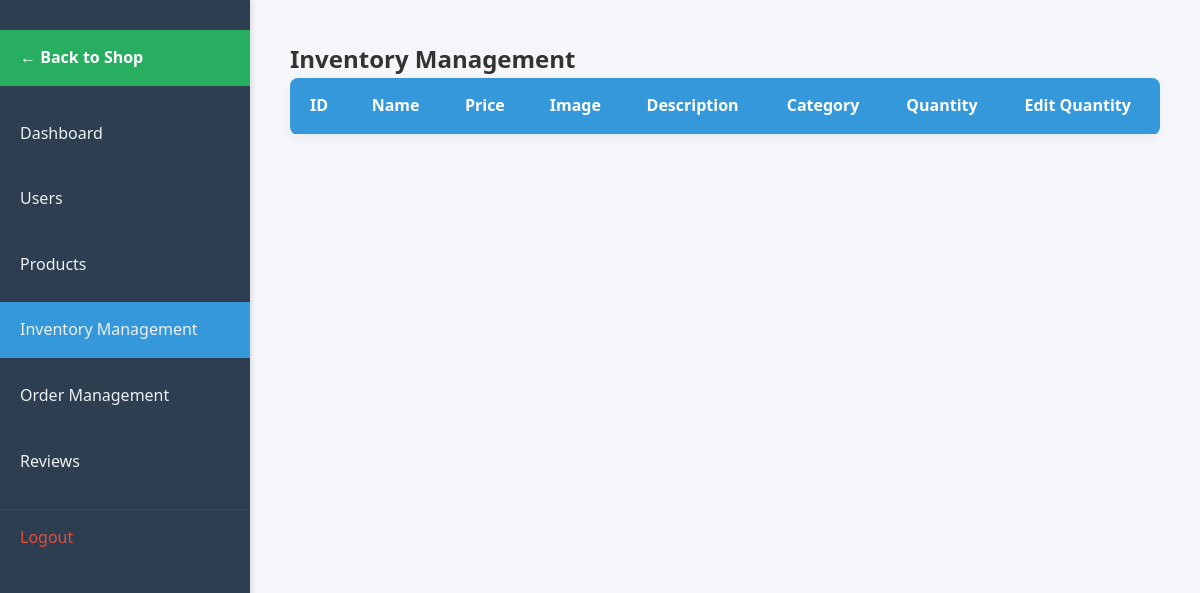
Page /admin/Inventory.php (signed in) on the earlier database version.
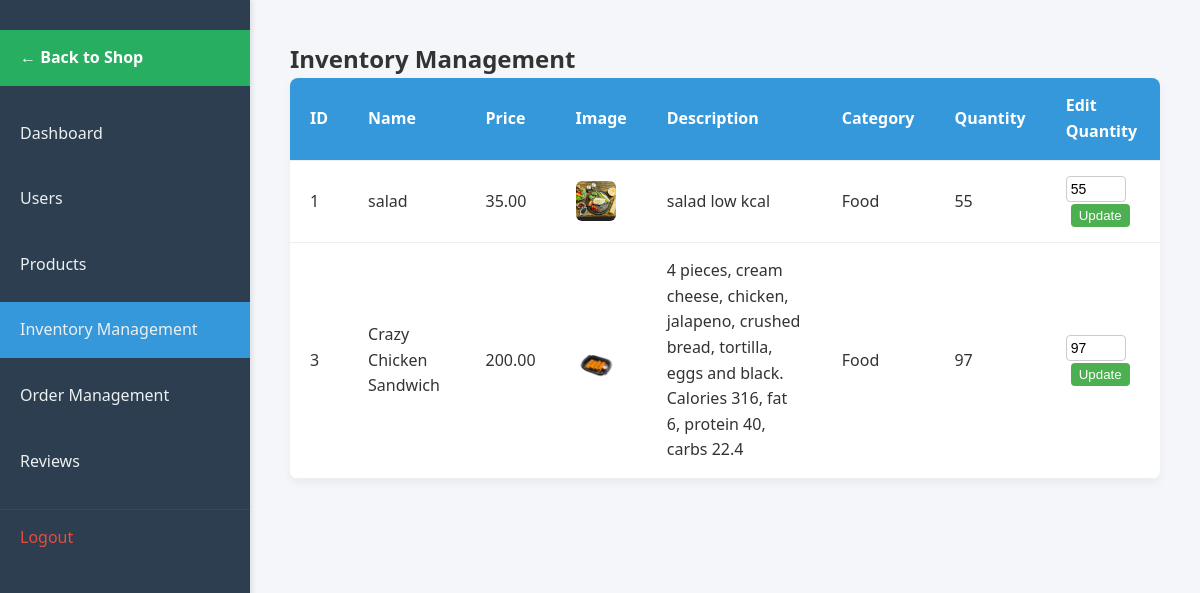
Same page on the later database version.
### tables this page shows
CREATE TABLE `products` (
  `id` int(11) NOT NULL,
  `name` varchar(150) NOT NULL,
  `description` text DEFAULT NULL,
  `price` decimal(10,2) NOT NULL,
  `stock` int(11) NOT NULL DEFAULT 0,
  `image_path` varchar(255) DEFAULT NULL,
  `type` enum('food','drink') NOT NULL,
  `status` enum('active','archived') NOT NULL DEFAULT 'active',
  `created_at` datetime DEFAULT current_timestamp(),
  `updated_at` datetime DEFAULT current_timestamp()
);

### admin/Inventory.php (the view, shortened to what this page needs)
<?php
require_once __DIR__ . '/../init.php';
$select = "SELECT id, name, price, image_path, description, type, stock FROM `products`";
$run_select = $conn->query($select);
?>
<!DOCTYPE html>
<html lang="en">
<head>
    <link rel="stylesheet" href="assets/css/inventory.css">
</head>
<body>
    <nav>
        <ul>
            <li><a href="../shop.php"
                    style="background-color: #27ae60; color: white; margin-bottom: 20px; font-weight: bold;">← Back to
                    Shop</a></li>
            <li><a href="Dashboard.php">Dashboard</a></li>
            <li><a href="useradmin.php">Users</a></li>
            <li><a href="products.php">Products</a></li>
            <li><a href="#" class="active">Inventory Management</a></li>
            <li><a href="order_management.php">Order Management</a></li>
            <li><a href="reviews_management.php">Reviews</a></li>
            <li><a href="/app/logout.php">Logout</a></li>
        </ul>
    </nav>
    <main>
        <h2>Inventory Management</h2>
        <table class="table">
            <thead>
                <tr>
                    <th>ID</th>
                    <th>Name</th>
                    <th>Price</th>
                    <th>Image</th>
                    <th>Description</th>
                    <th>Category</th>
                    <th>Quantity</th>
                    <th>Edit Quantity</th>
                </tr>
            </thead>
            <tbody>
                <?php while ($product = $run_select->fetch_assoc()) { ?>
                    <tr>
                        <td><?php echo $product['id']; ?></td>
                        <td><?php echo htmlspecialchars($product['name']); ?></td>
                        <td><?php echo $product['price']; ?></td>
                        <td><img src="../<?php echo $product['image_path'] ?: 'placeholder.png'; ?>" width="40" height="40">
                        </td>
                        <td><?php echo htmlspecialchars($product['description']); ?></td>
                        <td><?php echo ucfirst($product['type']); ?></td>
                        <td><?php echo $product['stock']; ?></td>
                        <td>
                            <form method="POST">
                                <input type="number" name="new_quantity" value="<?php echo $product['stock']; ?>" min="0">
                                <button type="submit" name="update_quantity" class="update-btn">Update</button>
                            </form>
                        </td>
                    </tr>
                <?php } ?>
            </tbody>
        </table>
    </main>
</body>
</html>

Differences in the rows shown:
added products: id "1", name "salad", price "35.00", image_path (picture), description "salad low kcal", type "Food", stock "55", new_quantity "55"
added products: id "3", name "Crazy Chicken Sandwich", price "200.00", image_path (picture), description "4 pieces, cream cheese, chicken, jalapeno, crushed bread, tortilla, eggs and black. Calories 316, fat 6, protein 40, carbs 22.4", type "Food", stock "97", new_quantity "97"
